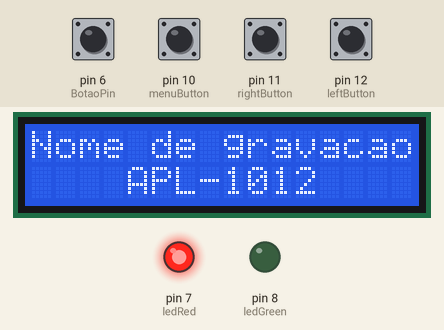
This sketch was run on a simulated Arduino Uno, built with avr-gcc and run on an emulated ATmega328P. On the bench: 16×2 character LCD, output pins drawn as LEDs (lit = HIGH). Dashed ring = blinking. The test bench sets the inputs (shaded band); at power-on: pin 6 (BotaoPin), pin 10 (menuButton), pin 11 (rightButton), pin 12 (leftButton) HIGH. EEPROM starts erased.

Above: at 1.3 s.
1.4 s: pin 10 (menuButton) pulled LOW for 0.15 s
At 2.3 s:
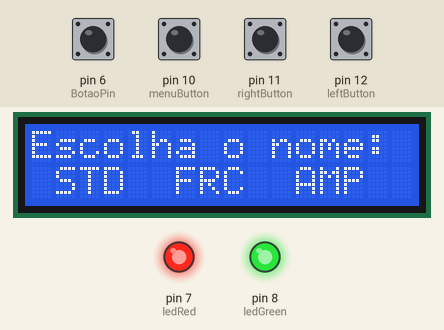
4.4 s: pin 11 (rightButton) pulled LOW for 0.15 s
At 4.8 s:
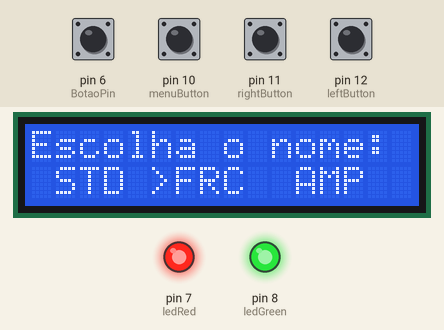
7.5 s: pin 12 (leftButton) pulled LOW for 1 s
At 8.8 s:
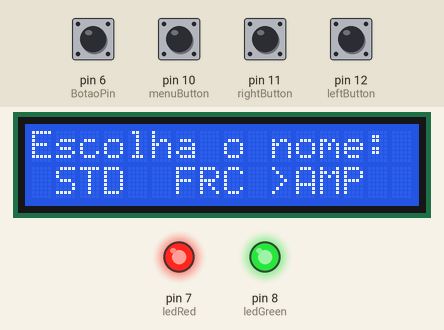
11.5 s: pin 10 (menuButton) pulled LOW for 1 s
At 11.9 s:
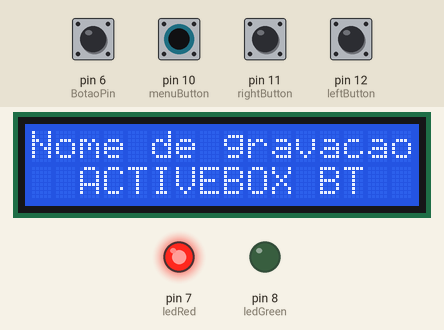
14.0 s: pin 11 (rightButton) pulled LOW for 1 s
At 14.5 s:
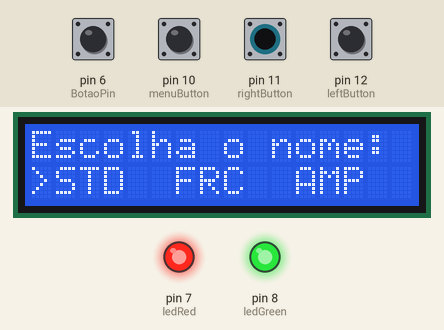
18.0 s: pin 10 (menuButton) pulled LOW for 0.15 s
At 18.9 s:
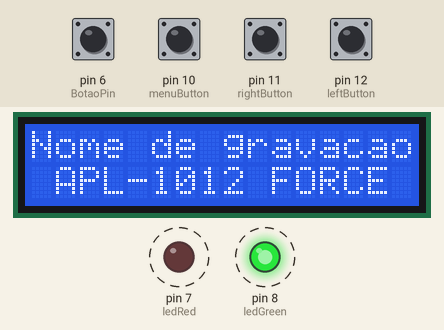
Timing chart, 0 to 22.1 s (numbered marks = the images above; inputs shaded):
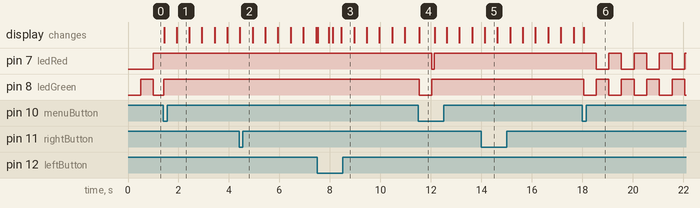

The sketch:

JIG-APL1012_Gravador_AT.ino
```cpp
/* INCLUDES =============================================== */
#include <SoftwareSerial.h>
#include <LiquidCrystal_I2C.h>
#include <EEPROM.h>

LiquidCrystal_I2C lcd(0x27, 16, 2);  // set the LCD address to 0x27 for a 16 chars and 2 line display (SCL A5, ..A4)
SoftwareSerial mySerial(2, 3);       // RX/TX (2, 3)(3, 2 gravação traseira)

/* DEFINES ================================================ */
#define EEPROM_ADR 5  //Endereço fixo, escolhido aleatoriamente so pra não colocar 0.
#define SINGLE_PRESSED_TIME 600
#define BLINK_ARROW_TIME 500

struct player {
  String flash;
  String menuChar;
  String name;
} p;


typedef enum {
  None,
  slowBlink,
  slowBlinkBoth,
  slowBlinkAlt,
  FastBlink,
  on,
  off,
} ledState_t;


/* PIN VARIABLES ============================================ */

uint8_t BotaoPin = 6;
uint8_t ledRed = 7;
uint8_t ledGreen = 8;

uint8_t menuButton = 10;
uint8_t rightButton = 11;
uint8_t leftButton = 12;

/* GLOBAL VARIABLES ========================================= */
ledState_t ledGreenState = off;
ledState_t ledRedState = off;

uint8_t selectedName = 1;
uint8_t startButton = 0;

uint32_t testTimer = 0;
uint32_t ledSlowTime = 500;
uint32_t ledFastTime = 75;
uint32_t buttonPressedTimer = 0;

bool start_flag = 0;

String a = "", b = "";

/* FUNCTIONS PROTOTYPE ========================================= */
void ledBlink(void);
void error_func(void);
void readEEPROM(void);
void writeEEPROM(void);
void Menu(void);
struct player setPlayer(uint8_t i);

/* SETUP ========================================================= */
void setup(void) {

  pinMode(BotaoPin, INPUT_PULLUP);
  pinMode(menuButton, INPUT_PULLUP);
  pinMode(leftButton, INPUT_PULLUP);
  pinMode(rightButton, INPUT_PULLUP);

  Serial.begin(9600);
  mySerial.begin(9600);

  readEEPROM();

  lcd.init();  // initialize the lcd
  lcd.clear();
  lcd.backlight();

  lcd.setCursor(0, 0);  //column 1 (0), row 2 (1)
  lcd.print("Nome de gravacao:       ");
  lcd.setCursor(0, 1);
  lcd.print(setPlayer(selectedName).name);

  readEEPROM();

  pinMode(ledRed, OUTPUT);
  pinMode(ledGreen, OUTPUT);

  ledGreenState = slowBlinkAlt;
  ledRedState = None;
  b = "";
}

/* LOOP ====================================================== */
void loop(void) {

  if ((millis() - buttonPressedTimer > SINGLE_PRESSED_TIME) && (digitalRead(menuButton) == 0)) {
    buttonPressedTimer = millis();

    ledRedState = on;
    ledGreenState = on;
    Menu();
  }

  startButton = digitalRead(BotaoPin);
  ledBlink();

  if (start_flag == 0) {
    b = "";
    if (startButton == LOW) {
      ledGreenState = slowBlinkAlt;
      ledRedState = None;
      start_flag = 1;
      testTimer = millis();
    }
  }

  else if (start_flag == 1) {
    lcd.setCursor(0, 0);  //column 1 (0), row 2 (1)
    lcd.print("    GRAVANDO    ");
    lcd.setCursor(0, 1);
    lcd.print(setPlayer(selectedName).name);


    a = (setPlayer(selectedName).name);
    a.trim();
    a = String("+NAMA=") + a;
    ledGreenState = FastBlink;
    ledRedState = None;

    mySerial.println(setPlayer(selectedName).flash);
    delay(100);
    mySerial.println("AT+ROLE0");
    delay(100);

    if ((millis() - testTimer) > 4000) {
          Serial.println("a=");
          Serial.println(a);


      start_flag = 0;
      digitalWrite(ledGreen, LOW);
      digitalWrite(ledRed, LOW);

      mySerial.readString();
      mySerial.println("AT+NAMA");
      delay(40);

      b = mySerial.readString();
      b.trim();
      Serial.println("b=");
      Serial.println(b);

      if (b == a) {

        lcd.setCursor(0, 0);  //column 1 (0), row 2 (1)
        lcd.print("   !GRAVACAO!   ");
        lcd.setCursor(0, 1);
        lcd.print("   !COMPLETA!   ");


        digitalWrite(ledGreen, LOW);
        digitalWrite(ledRed, LOW);
        delay(100);
        digitalWrite(ledGreen, HIGH);
        delay(2000);
        digitalWrite(ledGreen, LOW);
        ledGreenState = slowBlinkAlt;
        ledRedState = None;

        lcd.setCursor(0, 0);  //column 1 (0), row 2 (1)
        lcd.print("Nome de gravacao:       ");
        lcd.setCursor(0, 1);
        lcd.print(setPlayer(selectedName).name);
      }

      else {
        error_func();
      }
    }
  }
}


/* FUNCTIONS =============================================================== */
void ledBlink(void) {
  static uint32_t timerLEDGreen = 0;
  static uint32_t timerLEDRed = 0;

  switch (ledGreenState) {
    case off:
      digitalWrite(ledGreen, LOW);
      break;

    case on:
      digitalWrite(ledGreen, HIGH);
      break;

    case slowBlinkAlt:

      if ((millis() - timerLEDGreen) > ledSlowTime) {
        digitalWrite(ledGreen, !digitalRead(ledGreen));
        digitalWrite(ledRed, !digitalRead(ledGreen));

        timerLEDGreen = millis();
      }
      break;

    case slowBlinkBoth:
      if ((millis() - timerLEDGreen) > 200) {
        digitalWrite(ledGreen, !digitalRead(ledGreen));
        digitalWrite(ledRed, digitalRead(ledGreen));
        timerLEDGreen = millis();
      }
      break;

    case FastBlink:
      if ((millis() - timerLEDGreen) > ledFastTime) {
        digitalWrite(ledGreen, !digitalRead(ledGreen));
        digitalWrite(ledRed, !digitalRead(ledGreen));

        timerLEDGreen = millis();
      }
      break;
  }

  switch (ledRedState) {
    case off:
      digitalWrite(ledRed, LOW);
      break;

    case on:
      digitalWrite(ledRed, HIGH);
      break;

    case slowBlink:
      if ((millis() - timerLEDRed) > ledSlowTime) {
        digitalWrite(ledRed, !digitalRead(ledRed));
        timerLEDRed = millis();
      }
      break;

    case FastBlink:
      if ((millis() - timerLEDRed) > ledFastTime) {
        digitalWrite(ledRed, !digitalRead(ledRed));
        timerLEDRed = millis();
      }
      break;

    case None:
      break;
  }
}

void error_func(void) {

  lcd.setCursor(0, 0);  //column 1 (0), row 2 (1)
  lcd.print("     !ERRO!     ");
  lcd.setCursor(0, 1);
  lcd.print("     !ERRO!     ");

  digitalWrite(ledGreen, LOW);
  digitalWrite(ledRed, LOW);
  delay(100);
  digitalWrite(ledRed, HIGH);
  delay(3000);
  digitalWrite(ledRed, LOW);
  ledGreenState = slowBlinkAlt;
  ledRedState = None;

  lcd.setCursor(0, 0);  //column 1 (0), row 2 (1)
  lcd.print("Nome de gravacao:       ");
  lcd.setCursor(0, 1);
  lcd.print(setPlayer(selectedName).name);
}

void Menu(void) {
  uint8_t lastPrinted = 0;
  uint32_t wordBlink = 0;
  bool blinked = 0;

  lcd.setCursor(0, 0);  //column 1 (0), row 2 (1)
  lcd.print("Escolha o nome:       ");

  while (1) {
    ledBlink();

    if ((millis() - buttonPressedTimer > SINGLE_PRESSED_TIME) && (digitalRead(rightButton) == 0)) {
      buttonPressedTimer = millis();
      blinked = 0;
      selectedName++;
    }

    if ((millis() - buttonPressedTimer > SINGLE_PRESSED_TIME) && (digitalRead(leftButton) == 0)) {
      buttonPressedTimer = millis();
      blinked = 0;
      selectedName--;
    }

    if (selectedName > 3) selectedName = 1;
    else if (selectedName < 1) selectedName = 3;

    switch (selectedName) {
      case 1:

        if (millis() - wordBlink > BLINK_ARROW_TIME) {  //Faz a seta piscar
          if (blinked == 0) {
            lcd.setCursor(0, 1);
            lcd.print(">");
            wordBlink = millis();
            blinked = 1;
          } else {
            lcd.setCursor(0, 1);
            lcd.print(" ");
            wordBlink = millis();
            blinked = 0;
          }
        }

        if (lastPrinted != selectedName) {
          lcd.setCursor(1, 1);
          lcd.print(setPlayer(1).menuChar + " ");

          lcd.setCursor(5, 1);
          lcd.print(" " + setPlayer(2).menuChar + "  ");

          lcd.setCursor(10, 1);
          lcd.print(" " + setPlayer(3).menuChar + " ");
          lastPrinted = selectedName;
        }
        break;

      case 2:

        if (millis() - wordBlink > BLINK_ARROW_TIME) {  //Faz a seta piscar
          if (blinked == 0) {
            lcd.setCursor(5, 1);
            lcd.print(">");
            wordBlink = millis();
            blinked = 1;
          } else {
            lcd.setCursor(5, 1);
            lcd.print(" ");
            wordBlink = millis();
            blinked = 0;
          }
        }

        if (lastPrinted != selectedName) {
          lcd.setCursor(6, 1);
          lcd.print(setPlayer(2).menuChar + " ");

          lcd.setCursor(0, 1);
          lcd.print(" " + setPlayer(1).menuChar + " ");

          lcd.setCursor(10, 1);
          lcd.print(" " + setPlayer(3).menuChar + "  ");
          lastPrinted = selectedName;
        }
        break;

      case 3:
        if (millis() - wordBlink > BLINK_ARROW_TIME) {  //Faz a seta piscar
          if (blinked == 0) {
            lcd.setCursor(10, 1);
            lcd.print(">");
            wordBlink = millis();
            blinked = 1;
          } else {
            lcd.setCursor(10, 1);
            lcd.print(" ");
            wordBlink = millis();
            blinked = 0;
          }
        }

        if (lastPrinted != selectedName) {
          lcd.setCursor(11, 1);
          lcd.print(setPlayer(3).menuChar + "  ");

          lcd.setCursor(0, 1);
          lcd.print(" " + setPlayer(1).menuChar + " ");

          lcd.setCursor(5, 1);
          lcd.print(" " + setPlayer(2).menuChar + " ");

          lastPrinted = selectedName;
        }
        break;
    }


    if ((millis() - buttonPressedTimer > SINGLE_PRESSED_TIME) && (digitalRead(menuButton) == 0)) {
      buttonPressedTimer = millis();

      writeEEPROM();

      lcd.setCursor(0, 0);  //column 1 (0), row 2 (1)
      lcd.print("Nome de gravacao:       ");
      lcd.setCursor(0, 1);
      lcd.print(setPlayer(selectedName).name);
      ledGreenState = slowBlinkAlt;
      ledRedState = None;
      return;
    }
  }
}


struct player setPlayer(uint8_t i) {
  switch (i) {
    case 1:
      p = { "AT+NAMAAPL-1012", "STD", "    APL-1012         " };
      return p;
      break;

    case 2:
      p = { "AT+NAMAAPL-1012 FORCE", "FRC", " APL-1012 FORCE      " };
      return p;
      break;

    case 3:
      p = { "AT+NAMAACTIVEBOX BT", "AMP", "  ACTIVEBOX BT  " };
      return p;
      break;
  }


   /* case 3:
      p = { "AT+NAMAAPL-1012 LIGHTS-ON", "LGO", "APL-1012 LIGHTS-ON" };
      return p;
      break;
  }*/
  return;
}


void readEEPROM(void) {
  EEPROM.get(EEPROM_ADR, selectedName);

  if (isnan(selectedName)) {
    selectedName = 1;  //se for NaN, seta pra 1;
    writeEEPROM();
  }

  if ((selectedName <= 0) || (selectedName >= 4)) {
    selectedName = 1;
    writeEEPROM();
  }
}

void writeEEPROM(void) {
  EEPROM.put(EEPROM_ADR, selectedName);
}
```

Measured:
- after the input at 1.4 s, pin 7 (ledRed): stops changing and stays HIGH; the display: first changes at once (image 1 shows a later state)
- after the input at 4.4 s, the display: changes at once (image 2)
- after the input at 11.5 s, pin 7 (ledRed): HIGH → LOW after 0.54 s, → HIGH 0.08 s later; pin 8 (ledGreen): HIGH → LOW at once, → HIGH 0.50 s later; the display: changes at once (image 4)
- after the input at 14.0 s, the display: changes after 0.13 s (image 5)
- after the input at 18.0 s, pin 7 (ledRed): alternates HIGH for 0.50 s and LOW for 0.50 s, starting after 0.54 s; pin 8 (ledGreen): alternates HIGH for 0.50 s and LOW for 0.50 s, starting at once; the display: changes at once (image 6)
- what the display in image 1 shows lasts 0.5 s, from 1.9 s to 2.4 s
- what the display in image 4 shows lasts 0.6 s, from 11.5 s to 12.1 s
